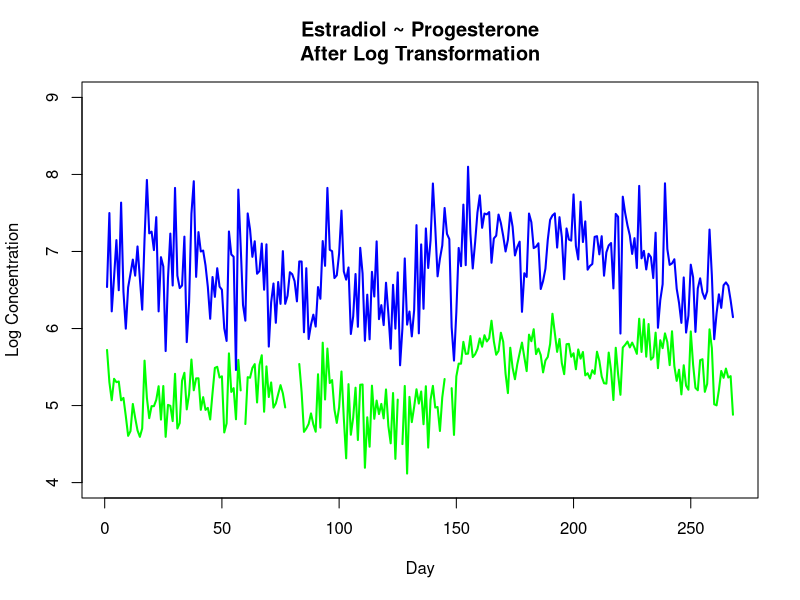
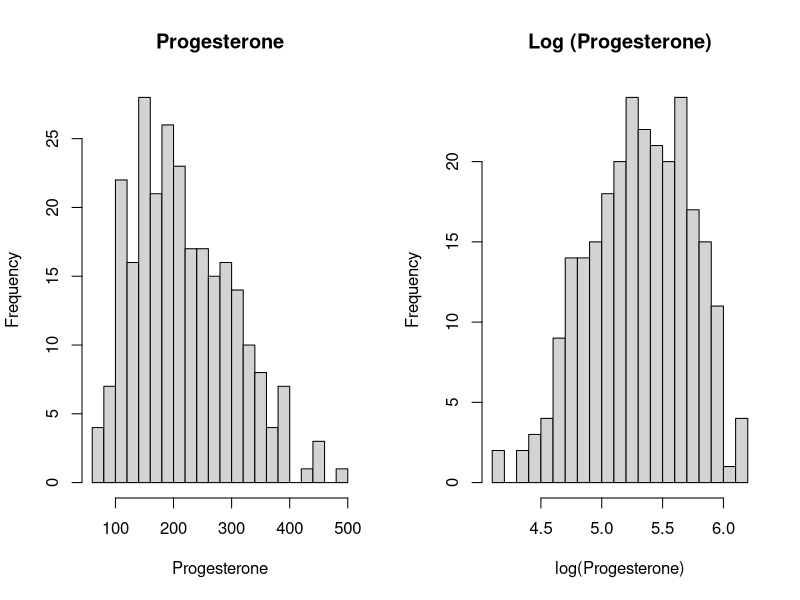
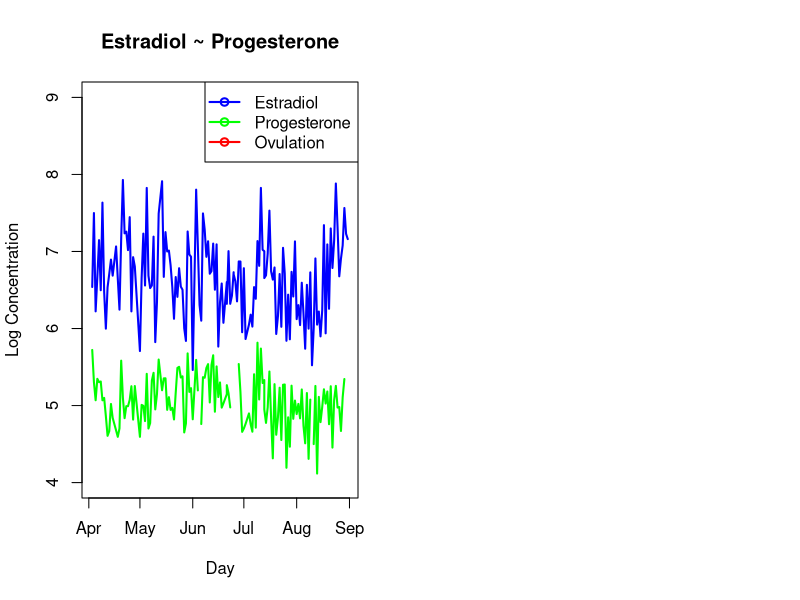

Write the R code that produced these figures, in order. (Note: this script raises an error after producing the figures.)
## ---- chunk 1
knitr::opts_chunk$set(echo = FALSE, warning=FALSE, message=FALSE)
## ---- chunk 2
### Load and clean Data 

require(data.table)
require(lubridate)
require(ggplot2)
#setwd("~/Desktop/classes/fall 2019/Statistical Consulting/red squirrel")
#setwd("C:/Users/stuwe/Desktop/Stat analysis from stat lab")

squirrel <- fread('sphys_ra528.csv',data.table = F)
squirrel$date <- as.Date(squirrel$date,format = '%m/%d/%Y')
squirrel$year <- year(squirrel$date)
squirrel$months <- month(squirrel$date, label = T)
squirrel$day <- day(squirrel$date)
names(squirrel)[c(4,6)] <- c('Estradiol','Progesterone')

## ---- chunk 3
plot(log(squirrel$Progesterone), type='l', ylim=c(4,9), lwd=2, col='green',
     main='Estradiol ~ Progesterone\nAfter Log Transformation', xlab='Day',ylab='Log Concentration')
lines(log(squirrel$Estradiol), type='l', lwd=2, col='blue')

## ---- chunk 4
par(mfrow=c(1,2))
hist(squirrel$Progesterone, main='Progesterone', xlab='Progesterone', 20)
hist(log(squirrel$Progesterone), main='Log (Progesterone)', xlab='log(Progesterone)', 20)

squirrel$Estradiol <- log(squirrel$Estradiol)
squirrel$Progesterone <- log(squirrel$Progesterone)

### Split year to year 
m1 = squirrel[squirrel$year == 2015, -5]
m2 = squirrel[squirrel$year == 2016, -5]

## ---- chunk 5

##################################
## Functions to analyze Data
##################################

##################################
## localMaxima : identifies peaks
##               in the data
##################################

localMaxima <- function(x) {
  # Use -Inf instead if x is numeric (non-integer)
  y <- diff(c(-.Machine$integer.max, x)) > 0L
  rle(y)$lengths
  y <- cumsum(rle(y)$lengths)
  y <- y[seq.int(1L, length(y), 2L)]
  if (x[[1]] == x[[2]]) {
    y <- y[-1]
  }
  y
}

##################################
## analyze_yearly_trends :
## - compares yearly estradiol
##   and progesterone values
## - plots peaks and events 
##################################


analyze_yearly_trends <- function(m1, lag=1, cutoff_estradiol=1500,
                                  cutoff_progesterone=300, 
                                  dur_estradiol=0,dur_progesterone=1){
  ### Detect events 
  estra_max <- numeric(nrow(m1))
  estra_max[localMaxima(m1$Estradiol)] <- 1 
  
  estra_max[which(m1$Estradiol < log(cutoff_estradiol))] <- 0
  
  proge_max <- numeric(nrow(m1))
  proge_max[localMaxima(m1$Progesterone)] <- 1
  proge_max[which(m1$Progesterone < log(cutoff_progesterone))] <- 0
  
  event <- numeric(nrow(m1))
  for(i in 1:length(event)){
    ##variable to tell if progesterone was above x for a duration of y
    proge_sustain <- all(proge_max[i:(i+dur_progesterone)]==1)
    estra_sustain <- all(estra_max[i:i+dur_estradiol]==1)
##    if(estra_max[i]==1 & proge_max[i+lag]==1){-changed progto 2
    if(estra_max[i]==1 & proge_sustain  ){
      event[i] <- 1
    } else if(estra_max[i]==1 & proge_max[i]==1){
      event[i] <- 1
    }
  }
  
  max_mat <- data.frame(estra_max, proge_max, event)
  
  ### Plot all events
  plot(m1$date, m1$Progesterone, type='l', ylim=c(4,9), lwd=2, col='green', 
       main='Estradiol ~ Progesterone', xlab='Day',ylab='Log Concentration')
  lines(m1$date, m1$Estradiol, type='l', lwd=2, col='blue')
  event <- m1$Estradiol * max_mat$event
  event2 <- m1$Progesterone * max_mat$event
  
  points(m1$date, event, col='red', lwd=5)
  points(m1$date, event2, col='red',lwd=5)
  
  segments(x0 =m1$date , y0 = event2, x1 = m1$date, y1=event, lwd=2, lty=2, col='red' )
  legend('topright', c('Estradiol','Progesterone','Ovulation'),
         col=c('blue','green','red'), lwd=2, pch=c(1,1,1))
  
}

##################################
## analyze_monthly_trends :
## - compares monthly estradiol
##   and progesterone values
## - plots peaks and events 
##################################

analyze_monthly_trends <- function(m1, lag=0){
   ### Detect events 
  estra_max <- numeric(nrow(m1))
  estra_max[localMaxima(m1$Estradiol)] <- 1 
  
  proge_max <- numeric(nrow(m1))
  proge_max[localMaxima(m1$Progesterone)] <- 1
  
  event <- numeric(nrow(m1))
  for(i in 1:length(event)){
    if(estra_max[i]==1 & proge_max[i+lag]==1){
      event[i] <- 1
    } else if(estra_max[i]==1 & proge_max[i]==1){
      event[i] <- 1
    }
  }
  event <- m1$Estradiol * event

  
  max_mat <- data.frame(estra_max, proge_max, event)

  ### Do monthly panel plots
  m1$event <- event
  newM1 = melt(m1,id.vars = c('id','day','date','months','year'))
  p = ggplot(newM1, aes(x = day, value, col=variable)) + geom_line() + facet_grid(months~.) + 
    theme_bw() +    theme(
    plot.title = element_text(color="black", size=26, face="bold", hjust = 0.5),
    axis.title.x = element_text(color="black", size=20, face="bold"),
    axis.title.y = element_text(color="black", size=20, face="bold"),
    axis.text.x = element_text(color="black", size=14, face="bold")) +
    ggtitle('Monthly Log Concentrations') + xlab('Date') + ylab('Log Concentration')
  
  print(p)
  ## Look at time between peaks
  time_between_peaks <- diff(which(event > 0 ))
  return(time_between_peaks)
  
}
require(knitr)

##################################
## summary_peaks :
## - provides tabular summary of 
##   peaks
##################################

summary_peaks <- function(time_between_peaks){
  numPeaks <- length(time_between_peaks)+1
  AvgLength<- mean(time_between_peaks)
  AvgStd <- sqrt(var(time_between_peaks))
  
  summary_stats <- data.frame(Total_Events = numPeaks,
                              Mean_Time = AvgLength,
                              Median_Time = median(time_between_peaks),
                              Max_Time_Between_Peaks = max(time_between_peaks),
                              Min_Time_Between_Peaks = min(time_between_peaks),
                              Std_Deviation = AvgStd)
  
  return(summary_stats)
}

##################################
## test_between_peaks_distribution :
## - conducts KS test
##################################

test_between_peaks_distribution <- function(time_between_peaks){
    
  cat('\nTo determine the strength of the distribution of the data we run a KS test 
from fitting an exponential distribution to the observed data\n')
  require(MASS)
  fit1 <- fitdistr(time_between_peaks, "exponential")
  KS.res <- ks.test(time_between_peaks, "pexp", fit1$estimate)
  print(KS.res)
  
  if(KS.res$p.value > 0.05){
    cat(paste('The p-value > 0.05 suggests that the spontaneous ovulation events
are occuring at regular intervals following an exponential distribution 
with rate parameter =', round(fit1$estimate,2)))
  } else {
    cat('The p-value < 0.05 suggests that the spontaneous ovulation events are not 
occuring at regular intervals, and thus do not follow an exponential distribution 
of equal-peak intervals')
  }
  
  true_Exp <- rexp(10000, fit1$estimate)

plot(ecdf(time_between_peaks), xlim=range(c(time_between_peaks, true_Exp)), col="dodgerblue", main='KS Test Visualization', 
       ylab=paste("Wait-time b/w Events CDF"), xlab= "")
  plot(ecdf(true_Exp), add=TRUE, lty="dashed", col="purple", ylab="", xlab="")
  legend("right", legend=c("2016 observed", "Exponential Dist'n"), col=c("dodgerblue", "purple"), 
         lty="dashed", lwd=2 )
  return(KS.res)
}
## ---- chunk 6
##commented out because code has been updated so that lag is not used
## analyze_yearly_trends(m1=m1, lag = 2)
analyze_yearly_trends(m1=m1)
## ---- chunk 7
  
a = analyze_monthly_trends(m1=m1, lag = 0)
p1 = test_between_peaks_distribution(a)

## ---- chunk 8
##analyze_yearly_trends(m1=m2, lag = 0)- lag=0 removed in the line below
analyze_yearly_trends(m1=m2)
## ---- chunk 9
b = analyze_monthly_trends(m1=m2, lag = 0)
p2 = test_between_peaks_distribution(b)

